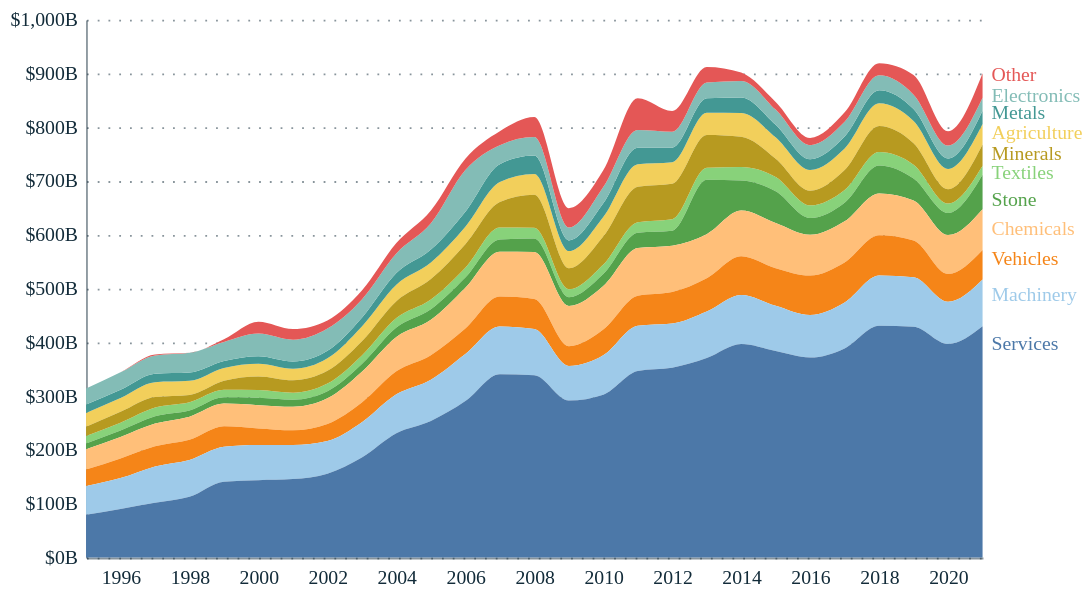

Specify this chart in Vega-Lite:
### Vega-Lite specification from a JSON file in a GitHub repository (floating-point values rounded to 4 significant figures; data arrays with more than 128 entries replaced by an {"elided": "..."} marker saying what was removed)
{"config": {"font": "Circular Std", "mark": {"line": {"interpolate": "linear"}}, "view": {"stroke": "transparent", "width": 400, "height": 300}, "range": {"category": ["#179fdb", "#e6224b", "#f4c245", "#122b39", "#eb5c2e", "#36b7b4"], "diverging": ["#E6224B", "#E54753", "#C9C9C9", "#179FDB", "#122B39"], "heatmap": ["#C9C9C9", "#179FDB", "#0063AF", "#122B39"], "ordinal": ["#00A767", "#36B7B4", "#179FDB", "#0063AF", "#243B5A"]}, "axisX": {"labelColor": "#122b39", "tickColor": "#122b39", "domainColor": "#122b39", "domainOpacity": 0.5, "gridOpacity": 0, "labelFont": "Circular Std", "labelAngle": 0, "labelAlign": "center", "labelFontSize": 11, "labelPadding": 5, "tickCount": 10, "tickSize": 0, "title": ""}, "axisY": {"labelColor": "#122b39", "labelFont": "Circular Std", "tickColor": "#122b39", "domainColor": "#122b39", "gridColor": "#122b39", "gridDash": [1, 5], "gridOpacity": 0.5, "labelPadding": 5, "labelFontSize": 11, "domainOpacity": 0.5, "tickSize": 0, "title": null, "titleAlign": "left", "titleAngle": 0, "titleBaseline": "bottom", "titleColor": "#122b39", "titleOpacity": 0.9, "titleX": 0, "titleY": -7}}, "layer": [{"mark": {"type": "area", "interpolate": "monotone"}, "encoding": {"color": {"field": "Sector", "legend": null, "scale": {"domain": ["Services", "Machinery", "Vehicles", "Chemicals", "Stone", "Textiles", "Minerals", "Agriculture", "Metals", "Electronics", "Other"], "scheme": "tableau20"}, "type": "nominal"}, "order": {"field": "custom_order", "type": "quantitative"}, "tooltip": [{"field": "Sector", "type": "nominal"}], "x": {"field": "Year", "title": "", "type": "temporal"}, "y": {"axis": {"labelExpr": "'$' + format(datum.value,',') + 'B'"}, "field": "Current Gross Export", "title": "", "type": "quantitative"}}, "title": {"text": "", "anchor": "start", "subtitle": ["", ""]}, "transform": [{"calculate": "indexof([\"Services\", \"Machinery\", \"Vehicles\", \"Chemicals\", \"Stone\", \"Textiles\", \"Minerals\", \"Agriculture\", \"Metals\", \"Electronics\", \"Other\"], datum.Sector)", "as": "custom_order"}]}, {"mark": {"type": "text", "align": "left", "dx": 5, "dy": {"expr": "datum.Sector == 'Machinery' ? -120 : datum.Sector == 'Vehicles' ? -150 : datum.Sector == 'Chemicals' ? -160 : datum.Sector == 'Services' ? 10 : datum.Sector == 'Stone' ? -180: datum.Sector == 'Textiles' ? -209: datum.Sector == 'Minerals' ? -213: datum.Sector == 'Agriculture' ? -225: datum.Sector == 'Metals' ? -240: datum.Sector == 'Electronics' ? -250: datum.Sector == 'Other' ? -255: 0"}}, "encoding": {"color": {"field": "Sector", "type": "nominal"}, "text": {"field": "Sector", "type": "nominal"}, "x": {"aggregate": "max", "field": "Year", "type": "temporal"}, "y": {"aggregate": {"argmax": "Year"}, "field": "Current Gross Export", "type": "quantitative"}}}], "data": {"name": "data-530430d9af54f14248ffc41b842c1b97"}, "height": 300, "width": 500, "$schema": "https://vega.github.io/schema/vega-lite/v5.17.0.json", "datasets": {"data-530430d9af54f14248ffc41b842c1b97": {"elided": "294 records"}}}
